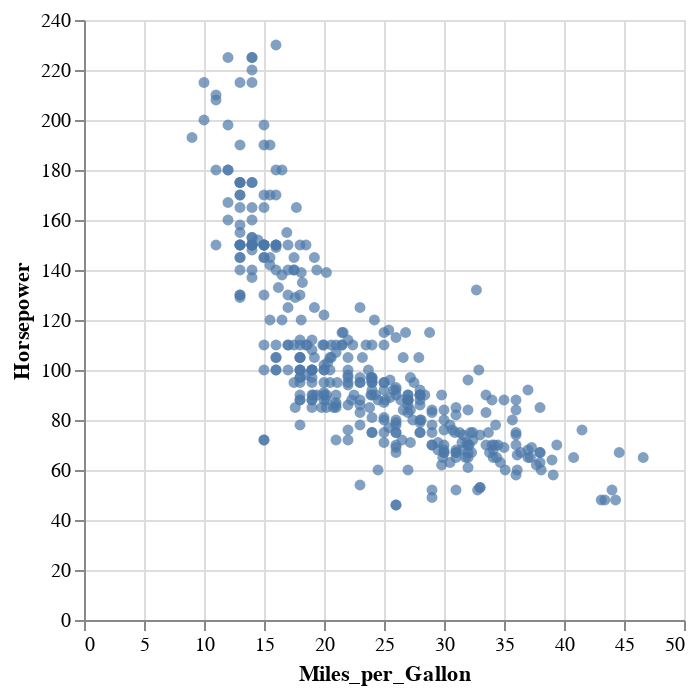

Notebook cell for this chart:
### Markdown cell above
First, stop and ask:

  - What mark is being drawn?
  - What data is being visualized?
  - Which visual channels are being used to communicate those data?

### Code cell
(
    alt.Chart(cars)
      .mark_circle()
      .encode(
          x='Miles_per_Gallon',
          y='Horsepower'
      )
)

### Figure 1 — Vega-Lite specification as saved in the notebook (floating-point values rounded to 4 significant figures; data arrays with more than 128 entries replaced by an {"elided": "..."} marker saying what was removed)
{"config": {"view": {"continuousWidth": 300, "continuousHeight": 300}}, "data": {"name": "data-583e73726c1545c56c203344161a975c"}, "mark": {"type": "circle"}, "encoding": {"x": {"field": "Miles_per_Gallon", "type": "quantitative"}, "y": {"field": "Horsepower", "type": "quantitative"}}, "$schema": "https://vega.github.io/schema/vega-lite/v5.20.1.json", "datasets": {"data-583e73726c1545c56c203344161a975c": {"elided": "406 records"}}}
